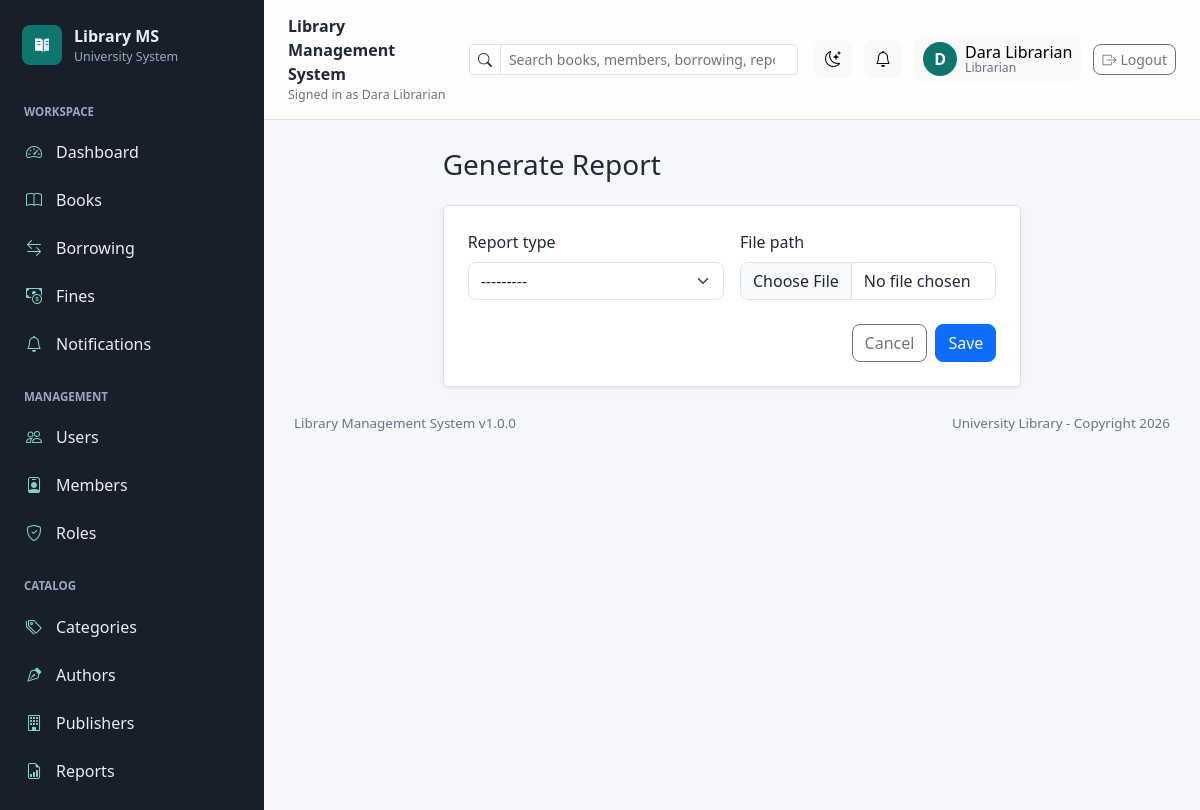
The app's page /reports/generate/ (signed in) with its own data.
### apps/library/models.py (models this page shows, shortened)
class User(AbstractBaseUser):
    user_id = models.BigAutoField(primary_key=True)
    role = models.ForeignKey(
        Role,
        on_delete=models.PROTECT,
        related_name="users",
        db_column="role_id",
    )
    username = models.CharField(max_length=50, unique=True)
    email = models.EmailField(max_length=100, unique=True)
    full_name = models.CharField(max_length=100)
    phone = models.CharField(max_length=20, blank=True)
    address = models.TextField(blank=True)
    is_active = models.BooleanField(default=True)
    is_staff = models.BooleanField(default=False)
    is_superuser = models.BooleanField(default=False)
    created_at = models.DateTimeField(default=timezone.now, editable=False)
    updated_at = models.DateTimeField(auto_now=True)
    objects = UserManager()
    USERNAME_FIELD = "username"
    REQUIRED_FIELDS = ["email", "full_name", "role"]
    class Meta:
        db_table = "users"
        ordering = ["username"]
        indexes = [
            models.Index(fields=["role", "is_active"], name="users_role_active_idx"),
            models.Index(
                fields=["is_staff", "is_active"],
                name="users_staff_active_idx",
            ),
        ]
    @property
    def can_manage_library(self):
        if self.is_superuser or self.is_staff:
            return True

class Role(models.Model):
    role_id = models.BigAutoField(primary_key=True)
    role_name = models.CharField(max_length=50, unique=True)
    description = models.TextField(blank=True)
    class Meta:
        db_table = "roles"
        ordering = ["role_name"]

### apps/library/views.py (the view, shortened to what this page needs)
# urls.py: path("reports/generate/", views.report_create, name="report_create"),
@staff_required
def report_create(request):
    form = ReportForm(request.POST or None, request.FILES or None)
    return render(
        request,
        "library/entity_form.html",
        {"form": form, "title": "Generate Report", "cancel_url": "library:report_list"},
    )

### apps/library/forms.py (shortened to what this page needs)
class ReportForm(BootstrapFormMixin, forms.ModelForm):
    class Meta:
        model = Report
        fields = ["report_type", "file_path"]

### apps/library/views.py (called while the page is built)
def is_library_staff(user):
    if not user.is_authenticated:
        return False
    return user.can_manage_library

### templates/library/entity_form.html (shortened to what this page needs)
{% extends "library/base.html" %}
{% block content %}
<div class="row justify-content-center">
    <div class="col-xl-8">
        <div class="d-flex justify-content-between align-items-center mb-4">
            <h1 class="h3 mb-0">{{ title }}</h1>
        </div>
        <form method="post" enctype="multipart/form-data" class="bg-white border rounded shadow-sm p-4" novalidate>
            <div class="row g-3">
                {% for field in form %}
                    <div class="{% if field.field.widget.input_type == 'checkbox' %}col-12{% else %}col-md-6{% endif %}">
                        {% if field.field.widget.input_type == 'checkbox' %}
                            <div class="form-check mt-4">
                                {{ field }}
                                <label class="form-check-label" for="{{ field.id_for_label }}">{{ field.label }}</label>
                            </div>
                        {% else %}
                            <label class="form-label" for="{{ field.id_for_label }}">{{ field.label }}</label>
                            {{ field }}
                        {% endif %}
                    </div>
                {% endfor %}
            </div>
            <div class="d-flex justify-content-end gap-2 mt-4">
                {% if cancel_url %}
                    <a class="btn btn-outline-secondary" href="{% url cancel_url %}">Cancel</a>
                {% else %}
                    <a class="btn btn-outline-secondary" href="{% url 'library:entity_list' entity=entity %}">Cancel</a>
                {% endif %}
                <button class="btn btn-primary" type="submit">Save</button>
            </div>
        </form>
    </div>
</div>
{% endblock %}

### templates/library/base.html (shortened to what this page needs)
{% load static %}
<!doctype html>
<html lang="en" data-theme="light">
<head>
    <link href="https://cdn.jsdelivr.net/npm/bootstrap@5.3.3/dist/css/bootstrap.min.css" rel="stylesheet">
    <link href="https://cdn.jsdelivr.net/npm/bootstrap-icons@1.11.3/font/bootstrap-icons.min.css" rel="stylesheet">
    <link rel="stylesheet" href="{% static 'css/style.css' %}">
</head>
<body>
    {% if user.is_authenticated %}
        <div class="app-shell">
            <aside class="app-sidebar" id="appSidebar">
                <div class="sidebar-brand">
                    <a href="{% url 'library:dashboard' %}" class="sidebar-logo">
                        <span class="sidebar-logo-mark">
                            <img src="{% static 'images/library-logo.svg' %}" alt="" aria-hidden="true">
                        </span>
                        <span>
                            <span class="sidebar-title">Library MS</span>
                            <span class="sidebar-subtitle">University System</span>
                        </span>
                    </a>
                </div>
                <nav class="sidebar-nav" aria-label="Main navigation">
                    <div class="sidebar-section">Workspace</div>
                    <a class="sidebar-link" href="{% url 'library:dashboard' %}">
                        <i class="bi bi-speedometer2"></i><span>Dashboard</span>
                    </a>
                    <a class="sidebar-link" href="{% url 'library:book_list' %}">
                        <i class="bi bi-book"></i><span>Books</span>
                    </a>
                    <a class="sidebar-link" href="{% url 'library:borrow_list' %}">
                        <i class="bi bi-arrow-left-right"></i><span>Borrowing</span>
                    </a>
                    <a class="sidebar-link" href="{% url 'library:fine_list' %}">
                        <i class="bi bi-cash-coin"></i><span>Fines</span>
                    </a>
                    <a class="sidebar-link" href="{% url 'library:notification_list' %}">
                        <i class="bi bi-bell"></i><span>Notifications</span>
                    </a>
                    {% if user.can_manage_library %}
                        <div class="sidebar-section">Management</div>
                        <a class="sidebar-link" href="{% url 'library:entity_list' entity='users' %}">
                            <i class="bi bi-people"></i><span>Users</span>
                        </a>
                        <a class="sidebar-link" href="{% url 'library:entity_list' entity='members' %}">
                            <i class="bi bi-person-badge"></i><span>Members</span>
                        </a>
                        <a class="sidebar-link" href="{% url 'library:entity_list' entity='roles' %}">
                            <i class="bi bi-shield-check"></i><span>Roles</span>
                        </a>
                        <div class="sidebar-section">Catalog</div>
                        <a class="sidebar-link" href="{% url 'library:entity_list' entity='categories' %}">
                            <i class="bi bi-tags"></i><span>Categories</span>
                        </a>
                        <a class="sidebar-link" href="{% url 'library:entity_list' entity='authors' %}">
                            <i class="bi bi-vector-pen"></i><span>Authors</span>
                        </a>
                        <a class="sidebar-link" href="{% url 'library:entity_list' entity='publishers' %}">
                            <i class="bi bi-building"></i><span>Publishers</span>
                        </a>
                        <a class="sidebar-link" href="{% url 'library:report_list' %}">
                            <i class="bi bi-file-earmark-bar-graph"></i><span>Reports</span>
                        </a>
                    {% endif %}
                </nav>
            </aside>
            <div class="app-main">
                <header class="app-topbar">
                    <div class="topbar-left">
                        <div>
                            <div class="topbar-title">Library Management System</div>
                            <div class="topbar-subtitle">Signed in as {{ user.full_name }}</div>
                        </div>
                    </div>
                    <div class="global-search d-none d-xl-block">
                        <div class="input-group input-group-sm">
                            <span class="input-group-text"><i class="bi bi-search"></i></span>
                            <input
                                class="form-control"
                                id="globalSearch"
                                type="search"
                                placeholder="Search books, members, borrowing, reports"
                                autocomplete="off"
                                data-global-search
                                aria-controls="globalSearchResults"
                            >
                        </div>
                    </div>
                    <div class="topbar-actions">
                        <button class="btn btn-icon btn-light" type="button" data-theme-toggle aria-label="Switch theme">
                            <i class="bi bi-moon-stars" data-theme-icon></i>
                        </button>
                        <div class="dropdown">
                            <button class="btn btn-icon btn-light position-relative" type="button" data-bs-toggle="dropdown" aria-expanded="false" aria-label="Notification center">
                                <i class="bi bi-bell"></i>
                            </button>
                        </div>
                        <button class="btn btn-light topbar-profile" type="button" data-bs-toggle="offcanvas" data-bs-target="#accountPanel" aria-controls="accountPanel">
                            <span class="avatar-circle" data-avatar-preview>{{ user.full_name|default:user.username|slice:":1" }}</span>
                            <span class="profile-copy d-none d-md-inline">
                                <span>{{ user.full_name|default:user.username }}</span>
                                <small>{{ user.role.role_name }}</small>
                            </span>
                        </button>
                        <form method="post" action="{% url 'library:logout' %}">
                            <button class="btn btn-outline-secondary btn-sm" type="submit">
                                <i class="bi bi-box-arrow-right me-1"></i>Logout
                            </button>
                        </form>
                    </div>
                </header>
                <main class="app-content" id="mainContent" tabindex="-1">
    {% endif %}
        {% block content %}{% endblock %}
    {% if user.is_authenticated %}
                    <footer class="app-footer">
                        <span>Library Management System v1.0.0</span>
                        <span>University Library - Copyright {% now "Y" %}</span>
                    </footer>
                </main>
            </div>
        </div>
    {% else %}
        <footer class="public-footer">
            <span>Library Management System v1.0.0</span>
            <span>University Library - Copyright {% now "Y" %}</span>
        </footer>
        </main>
    {% endif %}
</body>
</html>

### static/css/style.css (style rules this page uses)
:root { --page-bg: #f5f7fb; --surface: #ffffff; --ink: #1f2937; --muted: #6b7280; --line: #dbe3ef; --primary: #0d6efd; --sidebar: #17202a; --sidebar-ink: #e8edf5; --sidebar-muted: #9ba7b7; --accent: #0f766e; --soft: #f8fafc; --shadow: 0 1px 2px rgba(15, 23, 42, 0.05); }
body { background: var(--page-bg); color: var(--ink); }
body, .app-sidebar, .app-topbar, .content-panel, .metric-card, .toolbar-panel, .dropdown-menu, .offcanvas, .table, .form-control, .form-select { transition: background-color 0.2s ease, border-color 0.2s ease, color 0.2s ease; }
a { text-decoration: none; }
.public-brand img, .sidebar-logo-mark img { display: block; height: 28px; width: 28px; }
.app-shell { display: flex; min-height: 100vh; }
.app-sidebar { background: var(--sidebar); color: var(--sidebar-ink); display: flex; flex: 0 0 264px; flex-direction: column; min-height: 100vh; padding: 18px 14px; position: sticky; top: 0; z-index: 1040; }
.sidebar-brand { padding: 6px 8px 18px; }
.sidebar-logo { align-items: center; color: var(--sidebar-ink); display: flex; gap: 12px; }
.sidebar-logo-mark { align-items: center; background: var(--accent); border-radius: 8px; display: inline-flex; height: 40px; justify-content: center; width: 40px; }
.sidebar-title, .topbar-title { display: block; font-weight: 700; letter-spacing: 0; }
.sidebar-subtitle, .topbar-subtitle { color: var(--muted); display: block; font-size: 0.78rem; }
.sidebar-subtitle { color: var(--sidebar-muted); }
.sidebar-nav { display: flex; flex-direction: column; gap: 4px; overflow-y: auto; }
.sidebar-section { color: var(--sidebar-muted); font-size: 0.72rem; font-weight: 700; letter-spacing: 0; padding: 18px 10px 6px; text-transform: uppercase; }
.sidebar-link { align-items: center; border-radius: 8px; color: var(--sidebar-ink); display: flex; gap: 10px; padding: 10px 12px; }
.sidebar-link i { color: #89d0ca; font-size: 1rem; width: 20px; }
.app-main { display: flex; flex: 1; flex-direction: column; min-width: 0; }
.app-topbar { align-items: center; background: rgba(255, 255, 255, 0.94); border-bottom: 1px solid var(--line); display: flex; gap: 16px; justify-content: space-between; min-height: 72px; padding: 14px 24px; position: sticky; top: 0; z-index: 1030; }
.topbar-left, .topbar-actions { align-items: center; display: flex; gap: 12px; }
.topbar-actions { flex: 0 0 auto; }
.app-content { padding: 28px; }
.global-search { flex: 0 1 460px; position: relative; width: min(460px, 34vw); }
.global-search .form-control { background: var(--surface); }
.topbar-profile { align-items: center; display: inline-flex; gap: 8px; padding: 4px 8px; }
.avatar-circle { align-items: center; background: var(--accent); border-radius: 999px; color: #ffffff; display: inline-flex; font-weight: 750; height: 34px; justify-content: center; overflow: hidden; text-transform: uppercase; width: 34px; }
.profile-copy span, .profile-copy small { display: block; line-height: 1.1; text-align: left; }
.profile-copy small { color: var(--muted); font-size: 0.76rem; }
.btn-icon { align-items: center; display: inline-flex; height: 38px; justify-content: center; padding: 0; width: 38px; }
.form-control, .form-select, .btn, .card, .alert, .page-link { border-radius: 8px; }
.form-control, .form-select, .input-group-text, .dropdown-menu, .offcanvas, .list-group-item { background-color: var(--surface); border-color: var(--line); color: var(--ink); }
.form-control::placeholder { color: var(--muted); }
.btn { font-weight: 500; }
.btn-sm { --bs-btn-border-radius: 8px; }
.app-footer, .public-footer { align-items: center; color: var(--muted); display: flex; flex-wrap: wrap; font-size: 0.84rem; gap: 10px; justify-content: space-between; padding: 26px 2px 4px; }

### records on screen
User: full_name "Dara Librarian", full_name "D", role.role_name "Librarian"

### other values on screen
{{ title }} "Generate Report"
{{ field.label }} "Report type" "File path"
